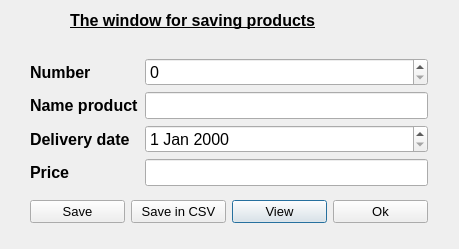
<?xml version="1.0" encoding="UTF-8"?>
<ui version="4.0">
 <class>Product</class>
 <widget class="QDialog" name="Product">
  <property name="geometry">
   <rect>
    <x>0</x>
    <y>0</y>
    <width>459</width>
    <height>249</height>
   </rect>
  </property>
  <property name="windowTitle">
   <string>Dialog</string>
  </property>
  <widget class="QLabel" name="label_5">
   <property name="geometry">
    <rect>
     <x>70</x>
     <y>0</y>
     <width>331</width>
     <height>41</height>
    </rect>
   </property>
   <property name="font">
    <font>
     <pointsize>12</pointsize>
     <weight>75</weight>
     <bold>true</bold>
     <underline>true</underline>
    </font>
   </property>
   <property name="text">
    <string>The window for saving products</string>
   </property>
  </widget>
  <widget class="QWidget" name="">
   <property name="geometry">
    <rect>
     <x>30</x>
     <y>50</y>
     <width>398</width>
     <height>182</height>
    </rect>
   </property>
   <layout class="QGridLayout" name="gridLayout_2">
    <item row="1" column="2">
     <widget class="QPushButton" name="on_View_clicked">
      <property name="font">
       <font>
        <pointsize>10</pointsize>
       </font>
      </property>
      <property name="text">
       <string>View</string>
      </property>
     </widget>
    </item>
    <item row="0" column="0" colspan="4">
     <layout class="QGridLayout" name="gridLayout">
      <item row="0" column="0">
       <widget class="QLabel" name="label">
        <property name="font">
         <font>
          <pointsize>12</pointsize>
          <weight>75</weight>
          <bold>true</bold>
         </font>
        </property>
        <property name="text">
         <string>Number</string>
        </property>
       </widget>
      </item>
      <item row="0" column="1">
       <widget class="QSpinBox" name="spinNumber">
        <property name="font">
         <font>
          <pointsize>12</pointsize>
         </font>
        </property>
       </widget>
      </item>
      <item row="1" column="0">
       <widget class="QLabel" name="label_2">
        <property name="font">
         <font>
          <pointsize>12</pointsize>
          <weight>75</weight>
          <bold>true</bold>
         </font>
        </property>
        <property name="text">
         <string>Name product</string>
        </property>
       </widget>
      </item>
      <item row="1" column="1">
       <widget class="QLineEdit" name="Nameproduct">
        <property name="font">
         <font>
          <pointsize>12</pointsize>
         </font>
        </property>
       </widget>
      </item>
      <item row="2" column="0">
       <widget class="QLabel" name="label_3">
        <property name="font">
         <font>
          <pointsize>12</pointsize>
          <weight>75</weight>
          <bold>true</bold>
         </font>
        </property>
        <property name="text">
         <string>Delivery date</string>
        </property>
       </widget>
      </item>
      <item row="2" column="1">
       <widget class="QDateEdit" name="dateproduct">
        <property name="font">
         <font>
          <pointsize>12</pointsize>
         </font>
        </property>
       </widget>
      </item>
      <item row="3" column="0">
       <widget class="QLabel" name="label_4">
        <property name="font">
         <font>
          <pointsize>12</pointsize>
          <weight>75</weight>
          <bold>true</bold>
         </font>
        </property>
        <property name="text">
         <string>Price</string>
        </property>
       </widget>
      </item>
      <item row="3" column="1">
       <widget class="QLineEdit" name="priceproduct">
        <property name="font">
         <font>
          <pointsize>12</pointsize>
         </font>
        </property>
       </widget>
      </item>
     </layout>
    </item>
    <item row="1" column="0">
     <widget class="QPushButton" name="pushButton">
      <property name="font">
       <font>
        <pointsize>10</pointsize>
       </font>
      </property>
      <property name="text">
       <string>Save</string>
      </property>
     </widget>
    </item>
    <item row="1" column="3">
     <widget class="QPushButton" name="pushButton_3">
      <property name="font">
       <font>
        <pointsize>10</pointsize>
       </font>
      </property>
      <property name="text">
       <string>Ok</string>
      </property>
     </widget>
    </item>
    <item row="1" column="1">
     <widget class="QPushButton" name="pushButton_4">
      <property name="font">
       <font>
        <pointsize>10</pointsize>
       </font>
      </property>
      <property name="text">
       <string>Save in CSV</string>
      </property>
     </widget>
    </item>
   </layout>
  </widget>
 </widget>
 <resources/>
 <connections/>
</ui>
